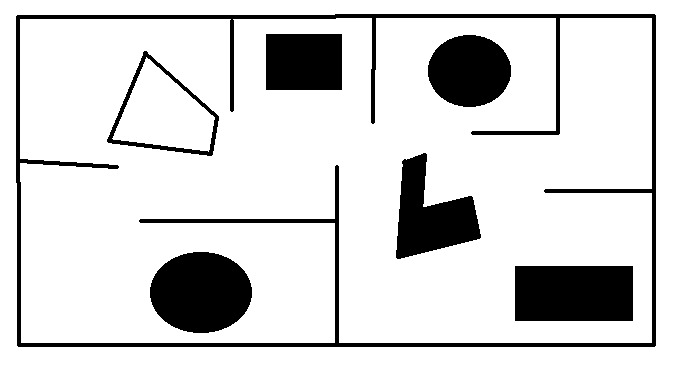
#> input picture maze.png, 683 x 384 px, found by its file name; the run also reads 1 picture not shown here
$ jupyter execute rrt.ipynb
#> lines starting #> are read from the running program, lines starting #| are printed output that depends on the picture; after the words box and inside, x2 and y2 are one past the last pixel; in counts of white or black regions, pixels touching at a corner belong together
[cell 1]
import numpy as np
import cv2
# from google.colab.patches import cv2_imshow
from scipy.spatial import distance
import matplotlib.pyplot as plt
ep=10
import math
import itertools

[cell 2]
#assuming the robot is circular in shape
def configspace(img,L):
    circle=np.zeros([2*L,2*L,3],dtype=np.uint8)
    circle=cv2.circle(circle,(L,L), L, (255,255,255), -1)
    struct_element=cv2.cvtColor(circle, cv2.COLOR_BGR2GRAY)
    struct_element[struct_element>0]=1
    # plt.imshow(struct_element.astype(np.uint8))
    # print(struct_element)
    closing = cv2.morphologyEx(img, cv2.MORPH_OPEN, struct_element)
    return closing

img=cv2.imread("/content/maze.png")
#> img is the input picture: shape (384, 683, 3); min 0, max 255, mean 216.3
# plt.imshow(img.astype(np.uint8))
closed=configspace(img, 10)
#> in configspace, `closing = cv2.morphologyEx(img, cv2.MORPH_OPEN, struct_element)`:
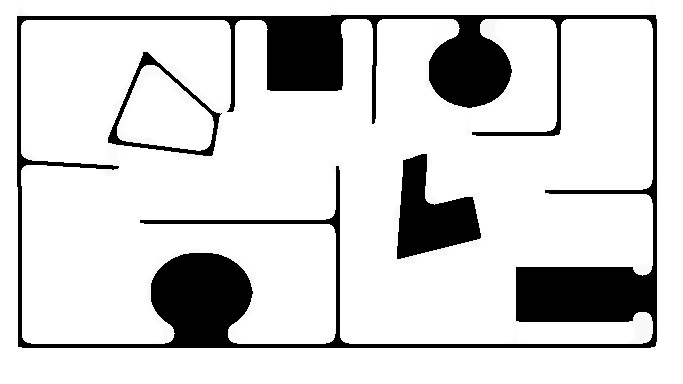
#> closing: shape (384, 683, 3); min 0, max 255, mean 212.7
plt.imshow(closed.astype(np.uint8))

[cell 3]
def rrt_holon(img, t1, t2):
    ep=10
    config=configspace(img,20) #updated obstacles
    for i in range(100):
        available = np.array(np.where((img == [255, 255, 255]).all(axis = 2))).T
        qRand = available[np.random.randint(0,len(available))]
# [8 lines of commented-out code are left out]


        calc = distance.cdist(t1,[qRand])
        qNear = t1[np.argmin(calc)]
        u = qRand - qNear
        if np.linalg.norm(u) == 0: continue
        v = u / np.linalg.norm(u)
        qNew = qNear + ep*v
        qNew = np.asarray(qNew,dtype=np.int64)
        imgcpy = img.copy()
        prevobs = np.sum(np.all(config == (0,0,0), axis=2))
        cv2.line(config,(int(qNear[0]),int(qNear[1])),(int(qNew[0]),int(qNew[1])),(0,0,255))
#         newline = np.array(np.where((imgcpy == [0, 0, 255]).all(axis = 2))).T
#         flg = 1
        newobs = np.sum(np.all(config == (0,0,0), axis=2))
        if prevobs == newobs:
            cv2.line(img,(int(qNear[0]),int(qNear[1])),(int(qNew[0]),int(qNew[1])),(0,0,255))
            t1 = np.vstack([t1,qNew])
#             available = np.array(np.where((img == [255, 255, 255]).all(axis = 2))).T
        plt.imshow(img.astype(np.uint8))
        if np.min(distance.cdist(t1,t2)) < 10 :
            break

[cell 4]
t1 = [[20,20]]
t2 = [[600,150]]
t1 = np.asarray(t1)
t2 = np.asarray(t2)
img = 255*np.ones((200,200,3))
img1 = cv2.imread("untitled.png")
cv2.line(img,(25,15),(25,175),(0,0,0),2)
img1=cv2.imread("/content/maze.png")
# available = np.array(np.where((img == [255, 255, 255]).all(axis = 2))).T
rrt_holon(img1,t1,t2)
#> call 2 of configspace, with L = 20
#> in configspace (call 2), `closing = cv2.morphologyEx(img, cv2.MORPH_OPEN, struct_element)`:
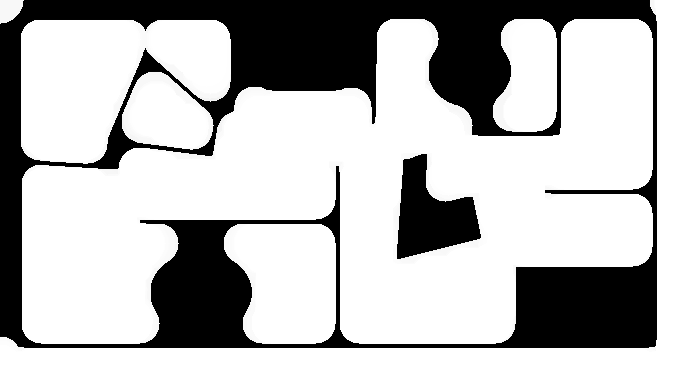
#> closing: shape (384, 683, 3); min 0, max 255, mean 183.8
#> the loop in rrt_holon, `for i in range(100):` made 100 passes
#> (qRand, calc, u, v, prevobs, newobs, t1) on passes 9 to 11: ([79, 108], [105.9], [59, 88], [0.557, 0.831], 70519, 70519, [[20, 20], [25, 28]]), ([213, 76], [201, 194], [188, 48], [0.969, 0.247], 70519, 70519, [[20, 20], [25, 28], [34, 30]]), ([153, 492], [490.4, 481.3, 477.1], [119, 462], [0.249, 0.968], 70519, 70519, [[20, 20], [25, 28], [34, 30], [36, 39]])
#> (qRand, qNear, u, v, qNew, prevobs, newobs) on passes 17 to 22: ([305, 418], [61, 71], [244, 347], [0.575, 0.818], [66, 79], 70519, 70519), ([99, 657], [66, 79], [33, 578], [0.057, 0.998], [66, 88], 70519, 70519), ([144, 22], [61, 62], [83, -40], [0.901, -0.434], [70, 57], 70519, 70519), ([30, 183], [66, 88], [-36, 95], [-0.354, 0.935], [62, 97], 70519, 70519), ([289, 288], [62, 97], [227, 191], [0.765, 0.644], [69, 103], 70519, 70519), ([261, 278], [69, 103], [192, 175], [0.739, 0.674], [76, 109], 70519, 70519)
#> after the loop in rrt_holon, `for i in range(100):`:
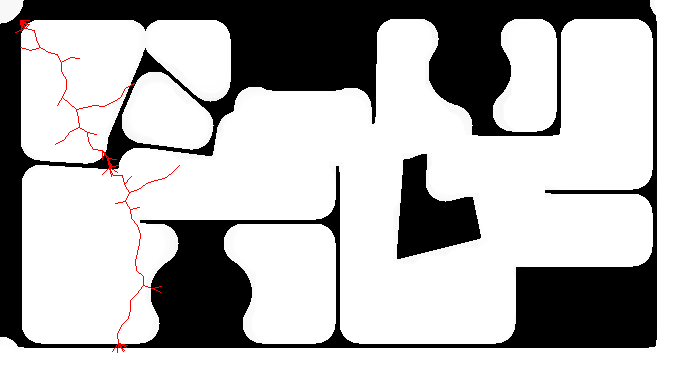
#> config: shape (384, 683, 3); 0.3% of pixels changed, all inside (x1, y1, x2, y2) = (15, 20, 180, 353)
#> after the loop in rrt_holon, `for i in range(100):`:
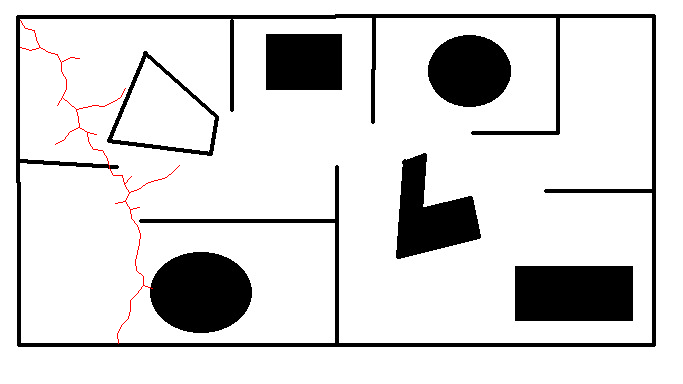
#> img: shape (384, 683, 3); 0.22% of pixels changed, all inside (x1, y1, x2, y2) = (20, 20, 180, 344)
#> after the loop in rrt_holon, `for i in range(100):`: t1 = 69 pairs, first value 20 to 179, second value 20 to 343
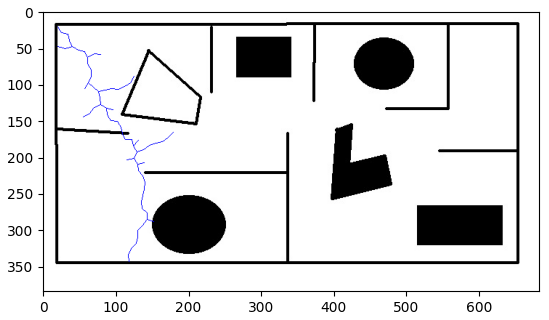
#> figure drawn by matplotlib, 1 panel

[cell 5]
def rrt_nonholon(img, t1, t2):
    init_theta=0
    del_t=1
    for i in range(500):
        available = np.array(np.where((img == [255, 255, 255]).all(axis = 2))).T
        qRand = available[np.random.randint(0,len(available))]
        calc = distance.cdist(t1,[qRand])
        qNear = t1[np.argmin(calc)]

        v, w = [-5, 5], [-math.pi/15, 0, math.pi/15]
        controls = list(itertools.product(v, w))
        max_dist = np.inf
        theta = 0
        qNew=[0,0]

        for crtl in controls:
            v1, w1 = crtl
            temp = [qNear[0] + v1*del_t*math.cos(init_theta + w1*del_t) , qNear[1] + v1*del_t*math.sin(init_theta + w1*del_t)]
            dist = np.linalg.norm(np.array(qRand)-np.array(temp))
            if dist < max_dist:
                qNew = temp
                theta = (init_theta + w1*del_t)
                max_dist = dist
        init_theta=theta
        qNew = np.asarray(qNew,dtype=np.int64)

        imgcpy = img.copy()
        prevobs = np.sum(np.all(imgcpy == (0,0,0), axis=2))
        cv2.line(imgcpy,(int(qNear[0]),int(qNear[1])),(int(qNew[0]),int(qNew[1])),(0,0,255))

        newobs = np.sum(np.all(imgcpy == (0,0,0), axis=2))
        if prevobs == newobs:
            cv2.line(img,(int(qNear[0]),int(qNear[1])),(int(qNew[0]),int(qNew[1])),(0,0,255))
            t1 = np.vstack([t1,qNew])

        plt.imshow(img.astype(np.uint8))
        if np.min(distance.cdist(t1,t2)) < 10 :
            break

[cell 6]
t1 = [[20,20]]
t2 = [[600,150]]
t1 = np.asarray(t1)
t2 = np.asarray(t2)
img = 255*np.ones((200,200,3))
#img1 = cv2.imread("untitled.png")
cv2.line(img,(25,15),(25,175),(0,0,0),2)
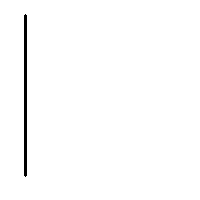
#> img: shape (200, 200, 3) float64; 98.8% white; 1 black region, box (x1, y1, x2, y2) and area: (24, 14, 27, 177) 485
# plt.imshow(img1)
# available = np.array(np.where((img == [255, 255, 255]).all(axis = 2))).T
rrt_nonholon(img,t1,t2)
#> the loop in rrt_nonholon, `for i in range(500):` made 500 passes
#> (qRand, calc, qNear, newobs) on passes 1 to 3: ([71, 137], [127.6], [20, 20], 484), ([44, 43], [33.24], [20, 20], 484), ([73, 83], [82.33], [20, 20], 484)
#> after the loop in rrt_nonholon, `for i in range(500):`:
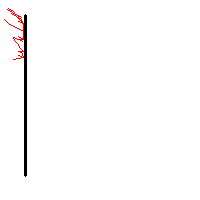
#> img: shape (200, 200, 3) float64; 0.35% of pixels changed, all inside (x1, y1, x2, y2) = (4, 8, 24, 60)
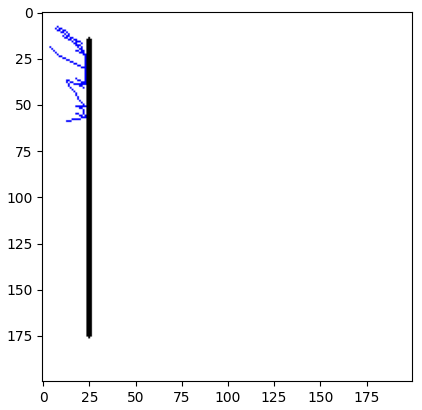
#> figure drawn by matplotlib, 1 panel
